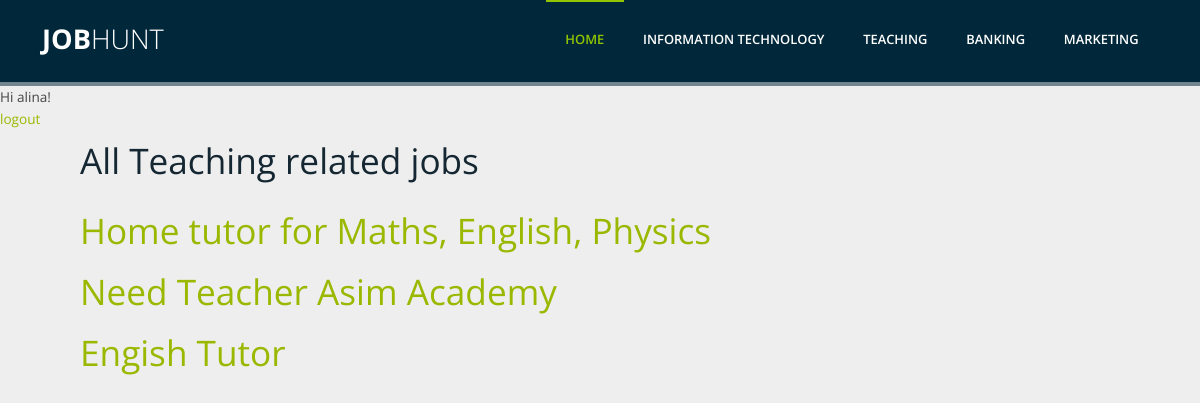
Page /category/teaching/ (signed in) on the committed database.
### project/models.py (models this page shows, shortened)
class Post(models.Model):
	title = models.CharField(max_length=500)
	detail = models.TextField()
	category_choices = (
		('IT','IT'),
		('teaching','Teaching'),
		('banking','Banking'),
		('marketing','Marketing'),
	)
	category=models.CharField(max_length=20,choices=category_choices,default='IT',)
	salary = models.IntegerField()
	location=models.CharField(max_length=200,default='islamabad',)
	contact=models.CharField(max_length=200,default='000-0000000',)
	email=models.CharField(max_length=200,default='abc@mail.com',)

### project/views.py (the view)
# urls.py: path('category/teaching/',views.Teaching.as_view(),name='teaching'),
class Teaching(ListView):
	model=Post
	template_name='teaching.html'

### templates/teaching.html
{% extends 'base.html' %}
{% block content %}
<h2 style="padding-left: 80px; padding-bottom:10px;"> All Teaching related jobs </h2>
	{% for post in object_list %}
	{% ifequal post.category 'teaching' %}
	<div class="post-entry" style="margin-top: 15px;
	margin-bottom: 10px;
	margin-right: 150px;
	margin-left: 80px;">
		<h2><a href="{% url 'job_detail_teaching' post.pk %}">{{ post.title }}</a></h2>
	</div>
	{% endifequal %}
	{% endfor %}
{% endblock content %}

### templates/base.html (shortened to what this page needs)
{% load staticfiles %}
<!DOCTYPE html>
<html lang="en-US">
   <head>
      <link rel="stylesheet" href="{% static 'css/components.css' %}">
      <link rel="stylesheet" href="{% static 'css/responsee.css' %}">
      <link rel="stylesheet" href="{% static 'css/icons.css' %}">
      <link rel="stylesheet" href="{% static 'css/template-style.css' %}">
   </head>
   <body class="size-1140">
      <header>
         <nav>
            <div class="line">
               <div class="s-12 l-2">
                  <p class="logo"><strong>Job</strong>Hunt</p>
               </div>
               <div class="top-nav s-12 l-10">
                  <ul class="right">
                     <li class="active-item"><a href="{% url 'index' %}">Home</a></li>
                     <li><a href="{% url 'it' %}">Information Technology</a></li>
                     <li><a href="{% url 'teaching' %}">Teaching</a></li>
                     <li><a href="{% url 'banking' %}">Banking</a></li>
                     <li><a href="{% url 'marketing' %}">Marketing</a></li>
                  </ul>
               </div>
            </div>
         </nav>
      </header>
	  {% if user.is_authenticated %}
<p>Hi {{ user.username }}!</p>
<p><a href="{% url 'logout' %}">logout</a></p
{% else %}
<p>You are not logged in.</p>
<a href="{% url 'login' %}">login</a>
{% endif %}
<div class="container">
	{% block content %}
	{% endblock content %}
</body>
</html>

### static/css/responsee.css (style rules this page uses)
* { -webkit-box-sizing:border-box; -moz-box-sizing:border-box; box-sizing:border-box; margin:0; }
body { background:none repeat scroll 0 0 #eeeeee; font-size:16px; font-family:"Open Sans",Arial,sans-serif; color:#444; }
h1,h2,h3,h4,h5,h6 { color:#152732; font-weight: normal; line-height: 1.3; margin:0.5rem 0; }
h2 { font-size:2.2rem; }
a, a:link, a:visited, a:hover, a:active { text-decoration:none; color:#9BB800; transition:color 0.20s linear 0s; -o-transition:color 0.20s linear 0s; -ms-transition:color 0.20s linear 0s; -moz-transition:color 0.20s linear 0s; -webkit-transition:color 0.20s linear 0s; }
p,li,dl,blockquote,table,kbd { font-size: 0.85rem; line-height: 1.6; }
b,strong { font-weight:700; }
.size-960 .line,.size-1140 .line,.size-1280 .line,.size-1520 .line { margin:0 auto; padding:0 0.625rem; }
li { padding:0; }
ul,ol { padding-left:1.25rem; }
.size-1140 .line { max-width:71rem; }
nav { display:block; width:100%; background:#152732; }
.line:after, nav:after, .center:after, .box:after, .margin:after, .margin2x:after { clear:both; content:"."; display:block; height:0; line-height:0; overflow: hidden; visibility:hidden; }
.top-nav ul { padding:0; }
.top-nav li { float:left; list-style:none outside none; cursor:pointer; }
.top-nav li a { color:#fff; display:block; font-size:1rem; padding:1.25rem; }
.top-nav .active-item a { background:#2b4c61; }
.aside-nav a,.aside-nav a:link,.aside-nav a:visited,.aside-nav li > ul,.top-nav a,.top-nav a:link,.top-nav a:visited { transition:background 0.20s linear 0s; -o-transition:background 0.20s linear 0s; -ms-transition:background 0.20s linear 0s; -moz-transition:background 0.20s linear 0s; -webkit-transition:background 0.20s linear 0s; }
.line { clear:left; }
.s-1,.s-2,.s-five,.s-3,.s-4,.s-5,.s-6,.s-7,.s-8,.s-9,.s-10,.s-11,.s-12,.m-1,.m-2,.m-five,.m-3,.m-4,.m-5,.m-6,.m-7,.m-8,.m-9,.m-10,.m-11,.m-12,.l-1,.l-2,.l-five,.l-3,.l-4,.l-5,.l-6,.l-7,.l-8,.l-9,.l-10,.l-11,.l-12,.xl-1,.xl-2,.xl-five,.xl-3,.xl-4,.xl-5,.xl-6,.xl-7,.xl-8,.xl-9,.xl-10,.xl-11,.xl-12,.xxl-1,.xxl-2,.xxl-five,.xxl-3,.xxl-4,.xxl-5,.xxl-6,.xxl-7,.xxl-8,.xxl-9,.xxl-10,.xxl-11,.xxl-12 { float:left; position:static; }
.s-12 { width:100%; }
.l-2 { width:16.6666%; }
.l-10 { width:83.3333%; }
.right { float:right; }
@media screen and (max-width:1366px) { .size-960,.size-1140,.size-1280,.size-1520 { max-width:1366px; } }
@media screen and (max-width:1366px) { .s-12 { width:100% } }
@media screen and (max-width:1366px) { .l-2 { width:16.6666%; } }
@media screen and (max-width:1366px) { .l-10 { width:83.3333%; } }

### static/css/template-style.css (style rules this page uses)
nav { background: none repeat scroll 0 0 #00283a; }
header { border-bottom: 4px solid rgba(0, 40, 58, 0.53); width: 100%; z-index: 10; }
p.logo { color: #fff; font-size: 1.7em; font-weight: 300; position: relative; text-transform: uppercase; top: 0.625em; }
p.logo strong { font-weight: 700; }
.top-nav li a { border-top: 2px solid #00283a; color: #fff; font-size: 0.95em; font-weight: 600; padding: 2.1em 1.5em 2.5em; text-transform: uppercase; transition: all 0.20s linear 0s; -o-transition: all 0.20s linear 0s; -ms-transition: all 0.20s linear 0s; -moz-transition: all 0.20s linear 0s; -webkit-transition: all 0.20s linear 0s; }
.top-nav li a:hover, .top-nav li.active-item a { background: none repeat scroll 0 0 #00283a; border-top: 2px solid #92c500; color: #92c500; position: relative; }

### rows in the picture
Post: title "Home tutor for Maths, English, Physics"
Post: title "Need Teacher Asim Academy"
Post: title "Engish Tutor"

### other values in the picture
{{ user.username }} "alina"
